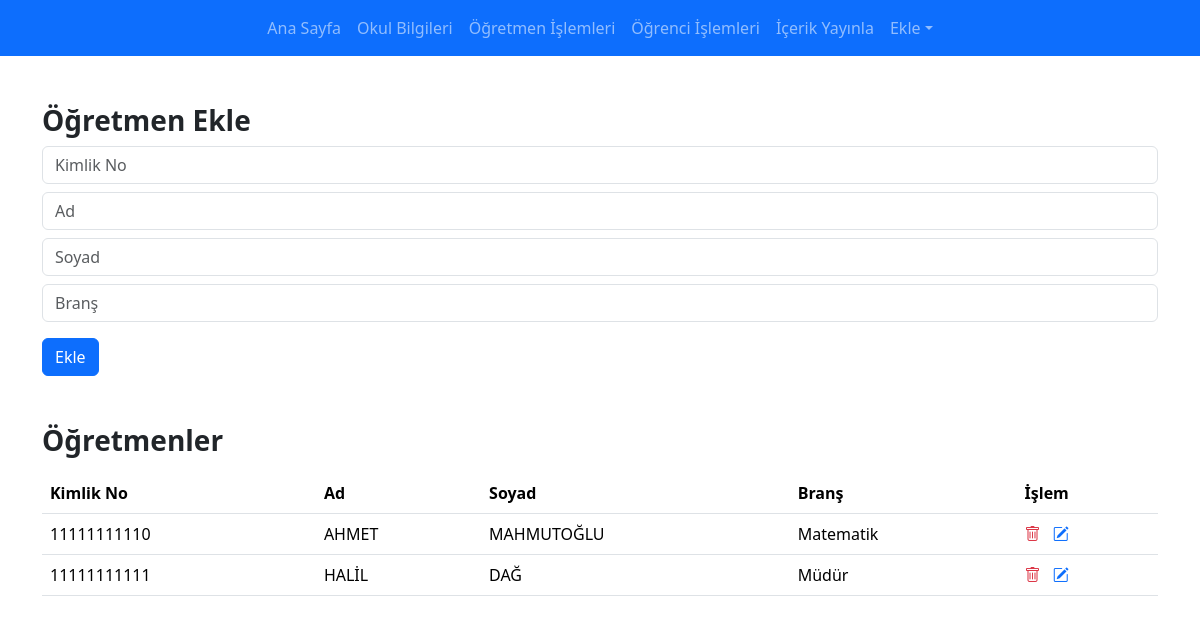
/yonetim/ogretmen.php (signed in), run on the app's committed database.
### tables this page shows
CREATE TABLE `ogretmenler` (
  `kimlikno` varchar(11) NOT NULL,
  `ad` varchar(50) NOT NULL,
  `soyad` varchar(50) NOT NULL,
  `brans` varchar(50) NOT NULL
);

### yonetim/ogretmen.php (the view, shortened to what this page needs)
<?php
require "./database.php";
$ogretmenler = $conn->query("SELECT * FROM ogretmenler")->fetch_all(MYSQLI_ASSOC);
$duzenlenecek = isset($_GET['duzenle']) ? $conn->query("SELECT * FROM ogretmenler WHERE kimlikno = '$_GET[duzenle]'")->fetch_assoc() : null;
?>
<!DOCTYPE html>
<html lang="tr">
<head>
    <link href="https://cdn.jsdelivr.net/npm/bootstrap@5.3.3/dist/css/bootstrap.min.css" rel="stylesheet">
    <link rel="stylesheet" href="https://cdn.jsdelivr.net/npm/bootstrap-icons/font/bootstrap-icons.css">
    <link rel="stylesheet" href="/yonetim/stil.css">
</head>
<body>
    <?php require 'nav.php'; ?>
    <main class="container mt-5">
        <h3 class="fw-bold">Öğretmen Ekle</h3>
        <form action="#" method="POST" class="mb-5">
            <div class="mb-3">
                <input type="text" class="form-control" name="kimlikno" placeholder="Kimlik No" value="<?= $duzenlenecek ? htmlspecialchars($duzenlenecek['kimlikno']) : '' ?>" maxlength="11" required>
                <input type="text" class="form-control mt-2" name="ad" placeholder="Ad" value="<?= $duzenlenecek ? htmlspecialchars($duzenlenecek['ad']) : '' ?>" required>
                <input type="text" class="form-control mt-2" name="soyad" placeholder="Soyad" value="<?= $duzenlenecek ? htmlspecialchars($duzenlenecek['soyad']) : '' ?>" required>
                <input type="text" class="form-control mt-2" name="brans" placeholder="Branş" value="<?= $duzenlenecek ? htmlspecialchars($duzenlenecek['brans']) : '' ?>" required>
            </div>
            <button type="submit" name="<?= $duzenlenecek ? 'duzenle' : 'ekle' ?>" class="btn btn-primary"><?= $duzenlenecek ? 'Kaydet' : 'Ekle' ?></button>
        </form>
        <h3 class="fw-bold">Öğretmenler</h3>
        <table class="table mt-3">
            <thead>
                <tr>
                    <th>Kimlik No</th>
                    <th>Ad</th>
                    <th>Soyad</th>
                    <th>Branş</th>
                    <th>İşlem</th>
                </tr>
            </thead>
            <tbody>
                <?php foreach ($ogretmenler as $ogretmen): ?>
                    <tr>
                        <td><?= htmlspecialchars($ogretmen['kimlikno']) ?></td>
                        <td><?= htmlspecialchars($ogretmen['ad']) ?></td>
                        <td><?= htmlspecialchars($ogretmen['soyad']) ?></td>
                        <td><?= htmlspecialchars($ogretmen['brans']) ?></td>
                        <td>
                            <a href="?sil=<?= $ogretmen['kimlikno'] ?>" class="text-danger"><i class="bi bi-trash"></i></a>
                            <a href="?duzenle=<?= $ogretmen['kimlikno'] ?>" class="text-primary ms-2"><i class="bi bi-pencil-square"></i></a>
                        </td>
                    </tr>
                <?php endforeach; ?>
            </tbody>
        </table>
    </main>
</body>
</html>

### yonetim/stil.css (style rules this page uses)
a { text-decoration: none; }

### data on the page
ogretmenler: kimlikno "11111111110", ad "AHMET", soyad "MAHMUTOĞLU", brans "Matematik"
ogretmenler: kimlikno "11111111111", ad "HALİL", soyad "DAĞ", brans "Müdür"
